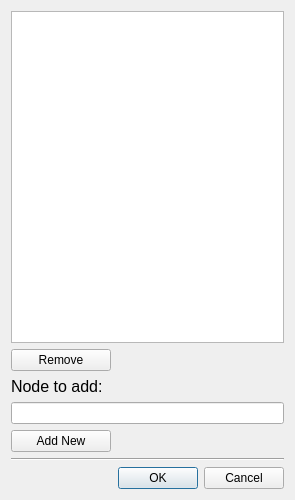
<?xml version="1.0" encoding="UTF-8"?>
<ui version="4.0">
 <class>markNodes</class>
 <widget class="QDialog" name="markNodes">
  <property name="geometry">
   <rect>
    <x>0</x>
    <y>0</y>
    <width>295</width>
    <height>500</height>
   </rect>
  </property>
  <property name="minimumSize">
   <size>
    <width>280</width>
    <height>500</height>
   </size>
  </property>
  <property name="maximumSize">
   <size>
    <width>1000</width>
    <height>800</height>
   </size>
  </property>
  <property name="windowTitle">
   <string>Mark Interesting Nodes</string>
  </property>
  <layout class="QGridLayout" name="gridLayout">
   <item row="0" column="0">
    <widget class="QListWidget" name="list">
     <property name="sizePolicy">
      <sizepolicy hsizetype="Expanding" vsizetype="Expanding">
       <horstretch>0</horstretch>
       <verstretch>0</verstretch>
      </sizepolicy>
     </property>
     <property name="minimumSize">
      <size>
       <width>0</width>
       <height>50</height>
      </size>
     </property>
     <property name="maximumSize">
      <size>
       <width>16777215</width>
       <height>1000</height>
      </size>
     </property>
     <property name="font">
      <font>
       <family>Arial</family>
      </font>
     </property>
     <property name="alternatingRowColors">
      <bool>true</bool>
     </property>
     <property name="movement">
      <enum>QListView::Free</enum>
     </property>
     <property name="resizeMode">
      <enum>QListView::Adjust</enum>
     </property>
    </widget>
   </item>
   <item row="2" column="0">
    <widget class="QLabel" name="label_node">
     <property name="sizePolicy">
      <sizepolicy hsizetype="Preferred" vsizetype="Fixed">
       <horstretch>0</horstretch>
       <verstretch>0</verstretch>
      </sizepolicy>
     </property>
     <property name="font">
      <font>
       <family>Arial</family>
       <pointsize>12</pointsize>
      </font>
     </property>
     <property name="text">
      <string>Node to add:</string>
     </property>
    </widget>
   </item>
   <item row="3" column="0">
    <widget class="QLineEdit" name="line_node">
     <property name="minimumSize">
      <size>
       <width>200</width>
       <height>0</height>
      </size>
     </property>
     <property name="maximumSize">
      <size>
       <width>800</width>
       <height>16777215</height>
      </size>
     </property>
     <property name="toolTip">
      <string extracomment="Module name is required">&lt;html&gt;&lt;head/&gt;&lt;body&gt;&lt;p&gt;Name of scenegraph node to add to list of &amp;quot;interesting&amp;quot; nodes&lt;/p&gt;&lt;/body&gt;&lt;/html&gt;</string>
     </property>
    </widget>
   </item>
   <item row="1" column="0">
    <widget class="QPushButton" name="button_remove">
     <property name="minimumSize">
      <size>
       <width>50</width>
       <height>0</height>
      </size>
     </property>
     <property name="maximumSize">
      <size>
       <width>100</width>
       <height>16777215</height>
      </size>
     </property>
     <property name="font">
      <font>
       <family>Arial</family>
      </font>
     </property>
     <property name="text">
      <string>Remove</string>
     </property>
    </widget>
   </item>
   <item row="4" column="0">
    <widget class="QPushButton" name="button_add">
     <property name="maximumSize">
      <size>
       <width>100</width>
       <height>16777215</height>
      </size>
     </property>
     <property name="font">
      <font>
       <family>Arial</family>
      </font>
     </property>
     <property name="text">
      <string>Add New</string>
     </property>
    </widget>
   </item>
   <item row="6" column="0">
    <widget class="QDialogButtonBox" name="buttonBox">
     <property name="orientation">
      <enum>Qt::Horizontal</enum>
     </property>
     <property name="standardButtons">
      <set>QDialogButtonBox::Cancel|QDialogButtonBox::Ok</set>
     </property>
    </widget>
   </item>
   <item row="5" column="0">
    <widget class="Line" name="line">
     <property name="orientation">
      <enum>Qt::Horizontal</enum>
     </property>
    </widget>
   </item>
  </layout>
 </widget>
 <resources/>
 <connections>
  <connection>
   <sender>buttonBox</sender>
   <signal>accepted()</signal>
   <receiver>markNodes</receiver>
   <slot>accept()</slot>
   <hints>
    <hint type="sourcelabel">
     <x>248</x>
     <y>254</y>
    </hint>
    <hint type="destinationlabel">
     <x>157</x>
     <y>274</y>
    </hint>
   </hints>
  </connection>
  <connection>
   <sender>buttonBox</sender>
   <signal>rejected()</signal>
   <receiver>markNodes</receiver>
   <slot>reject()</slot>
   <hints>
    <hint type="sourcelabel">
     <x>316</x>
     <y>260</y>
    </hint>
    <hint type="destinationlabel">
     <x>286</x>
     <y>274</y>
    </hint>
   </hints>
  </connection>
 </connections>
</ui>
